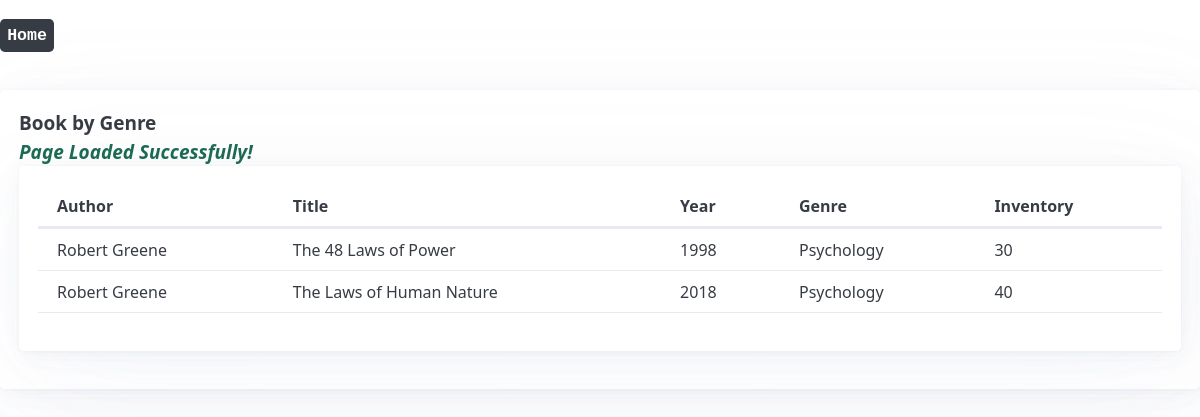
The page /books/genre/Psychology/ on the database its author committed.
### LibraryApp/models.py (models this page shows)
class Book(models.Model):
    id = models.AutoField(primary_key=True)
    number_in_inventory = models.IntegerField()
    year = models.SmallIntegerField()
    author = models.TextField()
    title = models.TextField()
    genre = models.TextField()

### LibraryApp/views.py (the view)
# urls.py: path('books/genre/<str:genre>/', view_genre, name='genre_page'),
def view_genre(request, genre):
    genre_page = Book.objects.filter(genre=genre)
    return render(request, 'genre.html', {'genres':genre_page})

### LibraryApp/templates/genre.html (shortened to what this page needs)
<html>
    <head>
		<link rel="stylesheet" href="https://unpkg.com/@picocss/pico@latest/css/pico.min.css">
		<section>
			<nav aria-label="breadcrumb">
				<ul>
				  <li><a href="/"><kbd>Home</kbd></a></li>
				</ul>
			  </nav>
		</section>
		<article><strong>Book by Genre<strong><br><em><ins>Page Loaded Successfully!<ins></ins></em><article>
	</head>
	<body >
		<table>
			<thead>
			  <tr>
				<th scope="col"><strong>Author</strong></th>
				<th scope="col"><strong>Title</strong></th>
				<th scope="col"><strong>Year</strong></th>
				<th scope="col"><strong>Genre</strong></th>
			    <th scope="col"><strong>Inventory</strong></th>
			  </tr>
			</thead>
			<tbody>
			{% for book in genres %}
			  <tr>
				<td>{{book.author}}</td>
				<td>{{book.title}}</td>
				<td>{{book.year}}</td>
				<td>{{book.genre}}</td>
				<td>{{book.number_in_inventory}}</td>
			  </tr>
			{% endfor %}
			</tbody>
		  </table>
	</body>
</html>

### rows shown on the page
Book: author "Robert Greene", title "The 48 Laws of Power", year "1998", genre "Psychology", number_in_inventory "30"
Book: author "Robert Greene", title "The Laws of Human Nature", year "2018", genre "Psychology", number_in_inventory "40"
